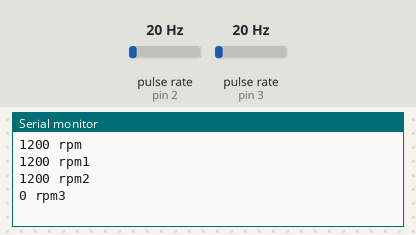
Bench run of a sketch on a simulated Arduino Uno, built with avr-gcc and run on an emulated ATmega328P. Shown: the last lines printed to the serial monitor. Wiring (inferred from the names in the program): 2 × pulse sensor: data pin 2 / data pin 3. Inputs (shaded band) come from the test bench; at power-on: pulse rate (sensors on pin 2, pin 3) 20 Hz.

Above: at 1.7 s.
1.8 s: pulse rate (sensor on pin 2) set to 4 Hz
At 2.9 s:
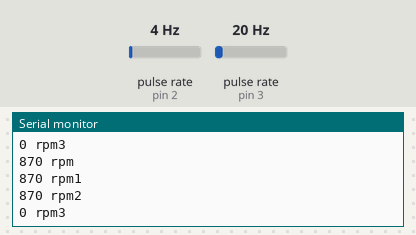
3.3 s: pulse rate (sensor on pin 3) set to 4 Hz
At 4.3 s:
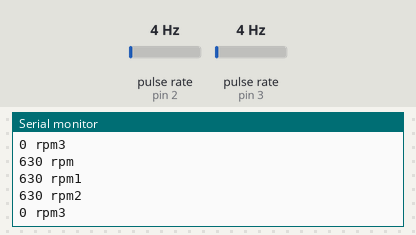
4.8 s: pulse rate (sensor on pin 2) set to 50 Hz
At 6.1 s:
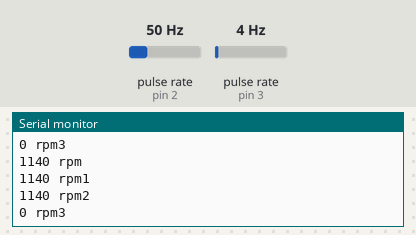
6.3 s: pulse rate (sensor on pin 3) set to 50 Hz
At 7.3 s:
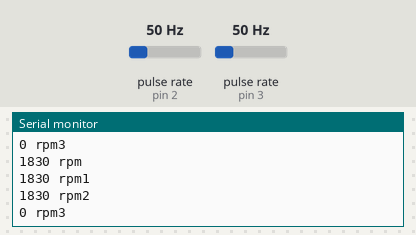
Timing chart, 0 to 8.8 s (numbered marks = the images above; inputs shaded):
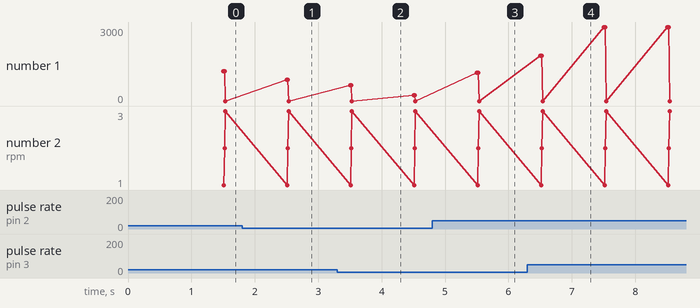

The sketch:

c1_fan.ino
```cpp
int rotate;
int Calc;
int Calc1;
int Calc2;
int Calc3;

//The pin location of the sensor
int hallsensor = 2;
int hallsensor1 = 3;
int hallsensor2 = 4;
int hallsensor3 = 5;

typedef struct{

//Defines the structure for multiple fans and
//their dividers
char fantype;
unsigned int fandiv;
}
fanspec;


 typedef struct{

//Defines the structure for multiple fans and
//their dividers
char fantype1;
unsigned int fandiv1;
}
fanspec1;


typedef struct{

//Defines the structure for multiple fans and
//their dividers
char fantype2;
unsigned int fandiv2;
}
fanspec2;


typedef struct{

//Defines the structure for multiple fans and
//their dividers
char fantype3;
unsigned int fandiv3;
}
fanspec3;


//This is the varible used to select the fan and it's divider,
//set 1 for unipole hall effect sensor
//and 2 for bipole hall effect sensor

fanspec fanspace[3]={{0,1},{1,2},{2,8}}; char fan = 1;

fanspec1 fanspace1[3]={{0,1},{1,2},{2,8}}; char fan1 = 1;

fanspec2 fanspace2[3]={{0,1},{1,2},{2,8}}; char fan2 = 1;

fanspec3 fanspace3[3]={{0,1},{1,2},{2,8}}; char fan3 = 1;


void rpm ()
//This is the function that the interupt calls

{ rotate++; }


 void rpm1 ()
//This is the function that the interupt calls

{ rotate++; }


void rpm2 ()
//This is the function that the interupt calls

{ rotate++; }

void rpm3 ()
//This is the function that the interupt calls

{ rotate++; }
//This is the setup function where the serial port is initialised,
//and the interrupt is attached

void setup()

{
  pinMode(hallsensor, INPUT);
   pinMode(hallsensor1, INPUT);
    pinMode(hallsensor, INPUT);
     pinMode(hallsensor3, INPUT);

Serial.begin(9600);
attachInterrupt(0, rpm, RISING);
attachInterrupt(1, rpm1, RISING);
attachInterrupt(2, rpm2, RISING);
attachInterrupt(3, rpm3, RISING);
delay(500);
}

void loop ()
//Set NbTops to 0 ready for calculations
{

  rotate = 0;

//Enables interrupts
sei();

//Wait 1 second
delay (1000);

//Disable interrupts
cli();

//Times NbTopsFan (which is apprioxiamately the fequency the fan
//is spinning at) by 60 seconds before dividing by the fan's divider
Calc = ((rotate * 60)/fanspace[fan].fandiv);

//Prints the number calculated above
Serial.print (Calc, DEC);

//Prints " rpm" and a new line
Serial.print (" rpm\r\n");

Calc1 = ((rotate * 60)/fanspace1[fan1].fandiv1);

//Prints the number calculated above
Serial.print (Calc1, DEC);

Serial.print (" rpm1\r\n");

Calc2 = ((rotate * 60)/fanspace2[fan2].fandiv2);

//Prints the number calculated above
Serial.print (Calc2, DEC);

Serial.print (" rpm2\r\n");

Calc = ((rotate * 60)/fanspace3[fan3].fandiv3);

//Prints the number calculated above
Serial.print (Calc3, DEC);

Serial.print (" rpm3\r\n");
}
```

Measured:
- after the input at 1.8 s, the serial monitor: prints a new line after 0.70 s (image 1)
- after the input at 3.3 s, the serial monitor: prints a new line after 0.20 s (image 2)
- after the input at 4.8 s, the serial monitor: prints a new line after 0.70 s (image 3)
- after the input at 6.3 s, the serial monitor: prints a new line after 0.20 s (image 4)
